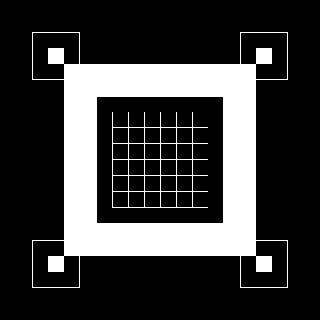

The image is a tile-based game level rendered from a .tmx file. Its description and complete source (layers, tilesets, objects, tile grids) follow:
An orthogonal 20x20 tile map with 16x16 px tiles, 2 tile layers (Background, Foreground) and 1 object (Player Start).

<map version="1.10" tiledversion="1.12.1" orientation="orthogonal" renderorder="right-down" width="20" height="20" tilewidth="16" tileheight="16" infinite="0" nextlayerid="5" nextobjectid="5">
 <editorsettings>
  <export target="debug.tmj" format="json" />
 </editorsettings>
 <tileset firstgid="1" name="debug" tilewidth="16" tileheight="16" spacing="16" margin="16" tilecount="9" columns="3">
  <image source="../debug.png" width="112" height="112" />
  <tile id="4">
   <properties>
    <property name="collision" type="bool" value="true" />
   </properties>
  </tile>
  <tile id="6">
   <properties>
    <property name="pathfinder" type="bool" value="true" />
   </properties>
  </tile>
 </tileset>
 <layer id="2" name="Background" width="20" height="20" locked="1">
  <data encoding="csv">
0,0,0,0,0,0,0,0,0,0,0,0,0,0,0,0,0,0,0,0,
0,0,0,0,0,0,0,0,0,0,0,0,0,0,0,0,0,0,0,0,
0,0,0,0,0,0,0,0,0,0,0,0,0,0,0,0,0,0,0,0,
0,0,0,0,0,0,0,0,0,0,0,0,0,0,0,0,0,0,0,0,
0,0,0,0,5,5,5,5,5,5,5,5,5,5,5,5,0,0,0,0,
0,0,0,0,5,5,5,5,5,5,5,5,5,5,5,5,0,0,0,0,
0,0,0,0,5,5,1,2,2,2,2,2,2,3,5,5,0,0,0,0,
0,0,0,0,5,5,4,7,7,7,7,7,7,6,5,5,0,0,0,0,
0,0,0,0,5,5,4,7,7,7,7,7,7,6,5,5,0,0,0,0,
0,0,0,0,5,5,4,7,7,7,7,7,7,6,5,5,0,0,0,0,
0,0,0,0,5,5,4,7,7,7,7,7,7,6,5,5,0,0,0,0,
0,0,0,0,5,5,4,7,7,7,7,7,7,6,5,5,0,0,0,0,
0,0,0,0,5,5,4,7,7,7,7,7,7,6,5,5,0,0,0,0,
0,0,0,0,5,5,7,8,8,8,8,8,8,9,5,5,0,0,0,0,
0,0,0,0,5,5,5,5,5,5,5,5,5,5,5,5,0,0,0,0,
0,0,0,0,5,5,5,5,5,5,5,5,5,5,5,5,0,0,0,0,
0,0,0,0,0,0,0,0,0,0,0,0,0,0,0,0,0,0,0,0,
0,0,0,0,0,0,0,0,0,0,0,0,0,0,0,0,0,0,0,0,
0,0,0,0,0,0,0,0,0,0,0,0,0,0,0,0,0,0,0,0,
0,0,0,0,0,0,0,0,0,0,0,0,0,0,0,0,0,0,0,0
</data>
 </layer>
 <layer id="1" name="Foreground" width="20" height="20" locked="1">
  <data encoding="csv">
0,0,0,0,0,0,0,0,0,0,0,0,0,0,0,0,0,0,0,0,
0,0,0,0,0,0,0,0,0,0,0,0,0,0,0,0,0,0,0,0,
0,0,1,2,3,0,0,0,0,0,0,0,0,0,0,1,2,3,0,0,
0,0,4,5,6,0,0,0,0,0,0,0,0,0,0,4,5,6,0,0,
0,0,7,8,9,0,0,0,0,0,0,0,0,0,0,7,8,9,0,0,
0,0,0,0,0,0,0,0,0,0,0,0,0,0,0,0,0,0,0,0,
0,0,0,0,0,0,0,0,0,0,0,0,0,0,0,0,0,0,0,0,
0,0,0,0,0,0,0,0,0,0,0,0,0,0,0,0,0,0,0,0,
0,0,0,0,0,0,0,0,0,0,0,0,0,0,0,0,0,0,0,0,
0,0,0,0,0,0,0,0,0,0,0,0,0,0,0,0,0,0,0,0,
0,0,0,0,0,0,0,0,0,0,0,0,0,0,0,0,0,0,0,0,
0,0,0,0,0,0,0,0,0,0,0,0,0,0,0,0,0,0,0,0,
0,0,0,0,0,0,0,0,0,0,0,0,0,0,0,0,0,0,0,0,
0,0,0,0,0,0,0,0,0,0,0,0,0,0,0,0,0,0,0,0,
0,0,0,0,0,0,0,0,0,0,0,0,0,0,0,0,0,0,0,0,
0,0,1,2,3,0,0,0,0,0,0,0,0,0,0,1,2,3,0,0,
0,0,4,5,6,0,0,0,0,0,0,0,0,0,0,4,5,6,0,0,
0,0,7,8,9,0,0,0,0,0,0,0,0,0,0,7,8,9,0,0,
0,0,0,0,0,0,0,0,0,0,0,0,0,0,0,0,0,0,0,0,
0,0,0,0,0,0,0,0,0,0,0,0,0,0,0,0,0,0,0,0
</data>
 </layer>
 <objectgroup id="3" name="Objects" locked="1">
  <object id="1" name="Player Start" x="160" y="160">
   <point />
  </object>
 </objectgroup>
</map>
